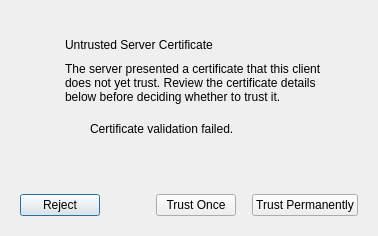
<?xml version="1.0" encoding="UTF-8"?>
<ui version="4.0">
 <class>CertificateTrustDialog</class>
 <widget class="QDialog" name="CertificateTrustDialog">
  <property name="geometry">
   <rect>
    <x>0</x>
    <y>0</y>
    <width>720</width>
    <height>640</height>
   </rect>
  </property>
  <property name="windowTitle">
   <string>Untrusted Server Certificate</string>
  </property>
  <layout class="QVBoxLayout" name="verticalLayout">
   <property name="spacing">
    <number>16</number>
   </property>
   <property name="sizeConstraint">
    <enum>QLayout::SetFixedSize</enum>
   </property>
   <property name="leftMargin">
    <number>20</number>
   </property>
   <property name="topMargin">
    <number>20</number>
   </property>
   <property name="rightMargin">
    <number>20</number>
   </property>
   <property name="bottomMargin">
    <number>20</number>
   </property>
   <item>
    <widget class="QFrame" name="headerFrame">
     <layout class="QHBoxLayout" name="headerLayout">
      <property name="spacing">
       <number>18</number>
      </property>
      <property name="leftMargin">
       <number>20</number>
      </property>
      <property name="topMargin">
       <number>18</number>
      </property>
      <property name="rightMargin">
       <number>20</number>
      </property>
      <property name="bottomMargin">
       <number>18</number>
      </property>
      <item>
       <widget class="ThemedIconLabel" name="headerIcon">
        <property name="sizePolicy">
         <sizepolicy hsizetype="Maximum" vsizetype="Maximum">
          <horstretch>0</horstretch>
          <verstretch>0</verstretch>
         </sizepolicy>
        </property>
        <property name="alignment">
         <set>Qt::AlignHCenter|Qt::AlignTop</set>
        </property>
        <property name="text">
         <string/>
        </property>
       </widget>
      </item>
      <item>
       <layout class="QVBoxLayout" name="headerTextLayout">
        <property name="spacing">
         <number>10</number>
        </property>
        <item>
         <widget class="QLabel" name="headerTitle">
          <property name="text">
           <string>Untrusted Server Certificate</string>
          </property>
          <property name="wordWrap">
           <bool>true</bool>
          </property>
         </widget>
        </item>
        <item>
         <widget class="QLabel" name="headerSubtitle">
          <property name="text">
           <string>The server presented a certificate that this client does not yet trust. Review the certificate details below before deciding whether to trust it.</string>
          </property>
          <property name="wordWrap">
           <bool>true</bool>
          </property>
         </widget>
        </item>
        <item>
         <widget class="QFrame" name="messageFrame">
          <layout class="QHBoxLayout" name="messageLayout">
           <property name="spacing">
            <number>8</number>
           </property>
           <property name="leftMargin">
            <number>10</number>
           </property>
           <property name="topMargin">
            <number>8</number>
           </property>
           <property name="rightMargin">
            <number>12</number>
           </property>
           <property name="bottomMargin">
            <number>8</number>
           </property>
           <item>
            <widget class="ThemedIconLabel" name="messageIcon">
             <property name="sizePolicy">
              <sizepolicy hsizetype="Maximum" vsizetype="Maximum">
               <horstretch>0</horstretch>
               <verstretch>0</verstretch>
              </sizepolicy>
             </property>
             <property name="alignment">
              <set>Qt::AlignHCenter|Qt::AlignTop</set>
             </property>
             <property name="text">
              <string/>
             </property>
            </widget>
           </item>
           <item>
            <widget class="QLabel" name="messageLabel">
             <property name="text">
              <string>Certificate validation failed.</string>
             </property>
             <property name="alignment">
              <set>Qt::AlignLeading|Qt::AlignLeft|Qt::AlignVCenter</set>
             </property>
             <property name="wordWrap">
              <bool>true</bool>
             </property>
            </widget>
           </item>
          </layout>
         </widget>
        </item>
       </layout>
      </item>
     </layout>
    </widget>
   </item>
   <item>
    <widget class="CertificateDetailsWidget" name="detailsWidget" native="true"/>
   </item>
   <item>
    <layout class="QHBoxLayout" name="buttonLayout">
     <item>
      <widget class="ThemedPushButton" name="rejectButton">
       <property name="text">
        <string>Reject</string>
       </property>
      </widget>
     </item>
     <item>
      <spacer name="horizontalSpacer">
       <property name="orientation">
        <enum>Qt::Horizontal</enum>
       </property>
       <property name="sizeHint" stdset="0">
        <size>
         <width>40</width>
         <height>20</height>
        </size>
       </property>
      </spacer>
     </item>
     <item>
      <widget class="ThemedPushButton" name="trustOnceButton">
       <property name="text">
        <string>Trust Once</string>
       </property>
      </widget>
     </item>
     <item>
      <widget class="ThemedPushButton" name="trustPermanentlyButton">
       <property name="text">
        <string>Trust Permanently</string>
       </property>
      </widget>
     </item>
    </layout>
   </item>
  </layout>
 </widget>
 <customwidgets>
  <customwidget>
   <class>ThemedIconLabel</class>
   <extends>QLabel</extends>
   <header>widgets/themediconlabel.h</header>
  </customwidget>
  <customwidget>
   <class>CertificateDetailsWidget</class>
   <extends>QWidget</extends>
   <header>widgets/certificatedetailswidget.h</header>
  </customwidget>
  <customwidget>
   <class>ThemedPushButton</class>
   <extends>QPushButton</extends>
   <header>widgets/themedpushbutton.h</header>
  </customwidget>
 </customwidgets>
 <resources/>
 <connections/>
</ui>
